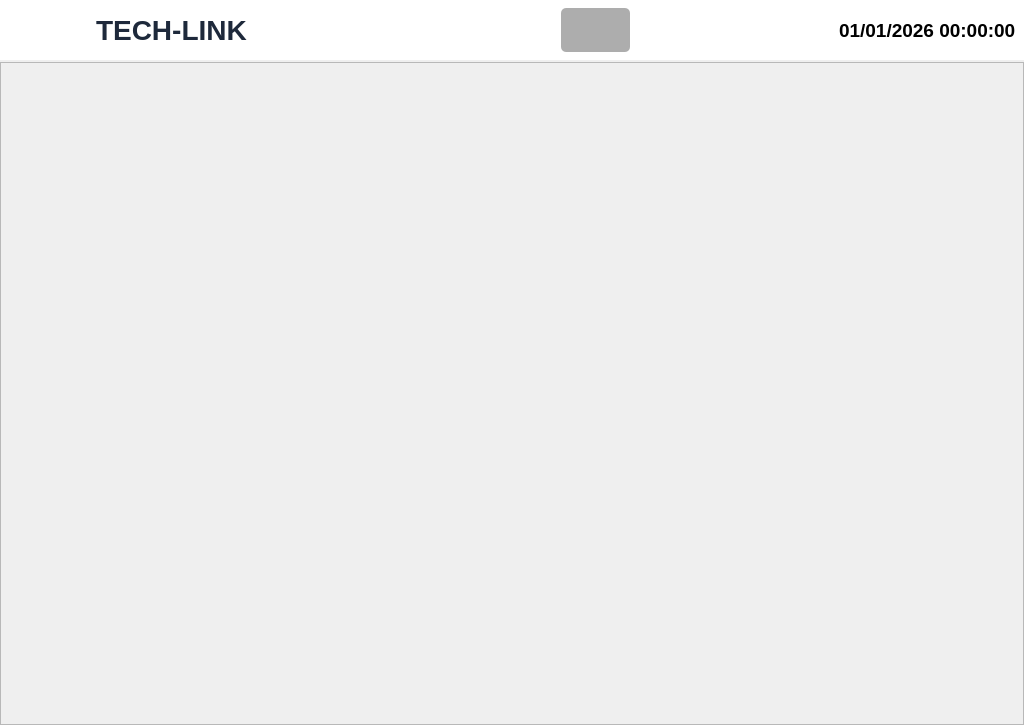
<?xml version="1.0" encoding="UTF-8"?>
<ui version="4.0">
 <author>Nguyen Xuan Tan Tai</author>
 <class>MainWindow</class>
 <widget class="QMainWindow" name="MainWindow">
  <property name="windowModality">
   <enum>Qt::NonModal</enum>
  </property>
  <property name="enabled">
   <bool>true</bool>
  </property>
  <property name="geometry">
   <rect>
    <x>0</x>
    <y>0</y>
    <width>1024</width>
    <height>725</height>
   </rect>
  </property>
  <property name="sizePolicy">
   <sizepolicy hsizetype="Preferred" vsizetype="Preferred">
    <horstretch>0</horstretch>
    <verstretch>0</verstretch>
   </sizepolicy>
  </property>
  <property name="minimumSize">
   <size>
    <width>0</width>
    <height>0</height>
   </size>
  </property>
  <property name="maximumSize">
   <size>
    <width>16777215</width>
    <height>16777215</height>
   </size>
  </property>
  <property name="font">
   <font>
    <pointsize>8</pointsize>
   </font>
  </property>
  <property name="windowTitle">
   <string>Tech-Link - Strike Machine System</string>
  </property>
  <property name="windowIcon">
   <iconset resource="../../../../Pictures/QT_Icon/Icon.qrc">
    <normaloff>:/Icons/Logo_Cty_2.png</normaloff>:/Icons/Logo_Cty_2.png</iconset>
  </property>
  <property name="windowOpacity">
   <double>1.000000000000000</double>
  </property>
  <property name="styleSheet">
   <string notr="true">QMainWindow {
background: qlineargradient(x1:0, y1:0, x2:0, y2:1,
    stop:0 #eaebeb,
    stop:1 #dfe1e5);
}
QComboBox {
    border: 2px solid #D1D5DB;
    border-radius: 6px;
    padding-left: 20px;
    background-color: white;
}
QComboBox:hover {
    border: 2px solid #0B7EC8;
}
QComboBox:focus {
    border: 2px solid #0B7EC8;
}
QComboBox::drop-down {
    border: none;
    width: 30px;
}
QComboBox::down-arrow {
    image: none;
    border-left: 5px solid transparent;
    border-right: 5px solid transparent;
    border-top: 6px solid #64748B;
    margin-right: 8px;
}
QComboBox QAbstractItemView {
    border: 1px solid #E5E5E5;
    border-radius: 6px;
    background-color: white;
    selection-background-color: #0AB1F9;
    selection-color: black;
    padding: 4px;
}</string>
  </property>
  <property name="animated">
   <bool>true</bool>
  </property>
  <property name="tabShape">
   <enum>QTabWidget::Rounded</enum>
  </property>
  <widget class="QWidget" name="centralwidget">
   <property name="minimumSize">
    <size>
     <width>1024</width>
     <height>724</height>
    </size>
   </property>
   <property name="maximumSize">
    <size>
     <width>16777215</width>
     <height>16777215</height>
    </size>
   </property>
   <layout class="QVBoxLayout" name="verticalLayout" stretch="1,8">
    <property name="spacing">
     <number>2</number>
    </property>
    <property name="leftMargin">
     <number>0</number>
    </property>
    <property name="topMargin">
     <number>0</number>
    </property>
    <property name="rightMargin">
     <number>0</number>
    </property>
    <property name="bottomMargin">
     <number>0</number>
    </property>
    <item>
     <widget class="QFrame" name="header_frame">
      <property name="sizePolicy">
       <sizepolicy hsizetype="Preferred" vsizetype="Preferred">
        <horstretch>0</horstretch>
        <verstretch>0</verstretch>
       </sizepolicy>
      </property>
      <property name="minimumSize">
       <size>
        <width>0</width>
        <height>45</height>
       </size>
      </property>
      <property name="maximumSize">
       <size>
        <width>16777215</width>
        <height>60</height>
       </size>
      </property>
      <property name="styleSheet">
       <string notr="true">QFrame {
    background-color: white;

    border: none;
}</string>
      </property>
      <property name="frameShape">
       <enum>QFrame::NoFrame</enum>
      </property>
      <layout class="QHBoxLayout" name="horizontalLayout" stretch="0,0,0,0,0">
       <property name="leftMargin">
        <number>10</number>
       </property>
       <property name="topMargin">
        <number>5</number>
       </property>
       <property name="rightMargin">
        <number>5</number>
       </property>
       <property name="bottomMargin">
        <number>5</number>
       </property>
       <item>
        <widget class="QPushButton" name="logo_btn">
         <property name="sizePolicy">
          <sizepolicy hsizetype="Preferred" vsizetype="Preferred">
           <horstretch>0</horstretch>
           <verstretch>0</verstretch>
          </sizepolicy>
         </property>
         <property name="minimumSize">
          <size>
           <width>80</width>
           <height>0</height>
          </size>
         </property>
         <property name="maximumSize">
          <size>
           <width>80</width>
           <height>16777215</height>
          </size>
         </property>
         <property name="styleSheet">
          <string notr="true">background-color: transparent;
border-radius: 8px;</string>
         </property>
         <property name="text">
          <string/>
         </property>
         <property name="icon">
          <iconset resource="../../../../Pictures/QT_Icon/Icon.qrc">
           <normaloff>:/Icons/Logo_Cty_2.png</normaloff>:/Icons/Logo_Cty_2.png</iconset>
         </property>
         <property name="iconSize">
          <size>
           <width>45</width>
           <height>45</height>
          </size>
         </property>
         <property name="checkable">
          <bool>true</bool>
         </property>
        </widget>
       </item>
       <item>
        <layout class="QVBoxLayout" name="company_header_layout">
         <item>
          <widget class="QLabel" name="company_name">
           <property name="sizePolicy">
            <sizepolicy hsizetype="Preferred" vsizetype="Preferred">
             <horstretch>0</horstretch>
             <verstretch>0</verstretch>
            </sizepolicy>
           </property>
           <property name="font">
            <font>
             <family>Segoe UI</family>
             <pointsize>21</pointsize>
             <weight>75</weight>
             <bold>true</bold>
            </font>
           </property>
           <property name="styleSheet">
            <string notr="true">color: #1E293B;</string>
           </property>
           <property name="text">
            <string>TECH-LINK</string>
           </property>
          </widget>
         </item>
        </layout>
       </item>
       <item>
        <layout class="QHBoxLayout" name="horizontalLayout_49">
         <item>
          <widget class="QPushButton" name="warning_notification">
           <property name="sizePolicy">
            <sizepolicy hsizetype="Preferred" vsizetype="Preferred">
             <horstretch>0</horstretch>
             <verstretch>0</verstretch>
            </sizepolicy>
           </property>
           <property name="styleSheet">
            <string notr="true">background-color: transparent;
border-radius: 8px;</string>
           </property>
           <property name="text">
            <string/>
           </property>
          </widget>
         </item>
         <item>
          <widget class="QPushButton" name="error_notification">
           <property name="sizePolicy">
            <sizepolicy hsizetype="Preferred" vsizetype="Preferred">
             <horstretch>0</horstretch>
             <verstretch>0</verstretch>
            </sizepolicy>
           </property>
           <property name="styleSheet">
            <string notr="true">background-color: transparent;
border-radius: 8px;</string>
           </property>
           <property name="text">
            <string/>
           </property>
          </widget>
         </item>
        </layout>
       </item>
       <item>
        <layout class="QHBoxLayout" name="horizontalLayout_10">
         <property name="spacing">
          <number>10</number>
         </property>
         <property name="topMargin">
          <number>3</number>
         </property>
         <property name="bottomMargin">
          <number>3</number>
         </property>
         <item>
          <widget class="QPushButton" name="eng_language">
           <property name="sizePolicy">
            <sizepolicy hsizetype="Preferred" vsizetype="Preferred">
             <horstretch>0</horstretch>
             <verstretch>0</verstretch>
            </sizepolicy>
           </property>
           <property name="minimumSize">
            <size>
             <width>0</width>
             <height>0</height>
            </size>
           </property>
           <property name="maximumSize">
            <size>
             <width>16777215</width>
             <height>16777215</height>
            </size>
           </property>
           <property name="styleSheet">
            <string notr="true">
QPushButton {
    color: black;
    background-color: transparent;
    border: none;
	border-radius: 5px;
}

QPushButton:hover {
	background: qlineargradient(x1:0, y1:0, x2:0, y2:1,
                    stop:0 #F8FAFC, stop:1 #E2E8F0);
}

QPushButton:pressed{
	border: 2px solid #29A1D4;
}
QPushButton:checked{
		background: rgb(173, 173, 173);
}</string>
           </property>
           <property name="text">
            <string/>
           </property>
           <property name="icon">
            <iconset resource="../../../../Pictures/QT_Icon/Icon.qrc">
             <normaloff>:/Icons/us_flag.png</normaloff>:/Icons/us_flag.png</iconset>
           </property>
           <property name="iconSize">
            <size>
             <width>45</width>
             <height>45</height>
            </size>
           </property>
           <property name="checkable">
            <bool>true</bool>
           </property>
           <property name="checked">
            <bool>true</bool>
           </property>
           <attribute name="buttonGroup">
            <string notr="true">language_group_btn</string>
           </attribute>
          </widget>
         </item>
         <item>
          <widget class="QPushButton" name="vn_language">
           <property name="sizePolicy">
            <sizepolicy hsizetype="Preferred" vsizetype="Preferred">
             <horstretch>0</horstretch>
             <verstretch>0</verstretch>
            </sizepolicy>
           </property>
           <property name="minimumSize">
            <size>
             <width>0</width>
             <height>0</height>
            </size>
           </property>
           <property name="maximumSize">
            <size>
             <width>16777215</width>
             <height>16777215</height>
            </size>
           </property>
           <property name="styleSheet">
            <string notr="true">
QPushButton {
    color: black;
    background-color: transparent;
    border: none;
	border-radius: 5px;
}

QPushButton:hover {
	background: qlineargradient(x1:0, y1:0, x2:0, y2:1,
                    stop:0 #F8FAFC, stop:1 #E2E8F0);
}

QPushButton:pressed{
	border: 2px solid #29A1D4;
}
QPushButton:checked{
		background: rgb(173, 173, 173);
}</string>
           </property>
           <property name="text">
            <string/>
           </property>
           <property name="icon">
            <iconset resource="../../../../Pictures/QT_Icon/Icon.qrc">
             <normaloff>:/Icons/Viet_Nam_flag.png</normaloff>:/Icons/Viet_Nam_flag.png</iconset>
           </property>
           <property name="iconSize">
            <size>
             <width>45</width>
             <height>45</height>
            </size>
           </property>
           <property name="checkable">
            <bool>true</bool>
           </property>
           <property name="checked">
            <bool>false</bool>
           </property>
           <attribute name="buttonGroup">
            <string notr="true">language_group_btn</string>
           </attribute>
          </widget>
         </item>
         <item>
          <widget class="QPushButton" name="cn_language">
           <property name="sizePolicy">
            <sizepolicy hsizetype="Preferred" vsizetype="Preferred">
             <horstretch>0</horstretch>
             <verstretch>0</verstretch>
            </sizepolicy>
           </property>
           <property name="minimumSize">
            <size>
             <width>0</width>
             <height>0</height>
            </size>
           </property>
           <property name="maximumSize">
            <size>
             <width>16777215</width>
             <height>16777215</height>
            </size>
           </property>
           <property name="styleSheet">
            <string notr="true">
QPushButton {
    color: black;
    background-color: transparent;
    border: none;
	border-radius: 5px;
}

QPushButton:hover {
	background: qlineargradient(x1:0, y1:0, x2:0, y2:1,
                    stop:0 #F8FAFC, stop:1 #E2E8F0);
}

QPushButton:pressed{
	border: 2px solid #29A1D4;
}
QPushButton:checked{
		background: rgb(173, 173, 173);
}</string>
           </property>
           <property name="text">
            <string/>
           </property>
           <property name="icon">
            <iconset resource="../../../../Pictures/QT_Icon/Icon.qrc">
             <normaloff>:/Icons/cn_flag.png</normaloff>:/Icons/cn_flag.png</iconset>
           </property>
           <property name="iconSize">
            <size>
             <width>45</width>
             <height>45</height>
            </size>
           </property>
           <property name="checkable">
            <bool>true</bool>
           </property>
           <attribute name="buttonGroup">
            <string notr="true">language_group_btn</string>
           </attribute>
          </widget>
         </item>
        </layout>
       </item>
       <item>
        <widget class="QDateTimeEdit" name="date_displ">
         <property name="sizePolicy">
          <sizepolicy hsizetype="Preferred" vsizetype="Preferred">
           <horstretch>0</horstretch>
           <verstretch>0</verstretch>
          </sizepolicy>
         </property>
         <property name="font">
          <font>
           <family>MS Shell Dlg 2</family>
           <pointsize>14</pointsize>
           <weight>75</weight>
           <bold>true</bold>
          </font>
         </property>
         <property name="styleSheet">
          <string notr="true">color: rgb(0, 0, 0);
background-color: rgb(255, 255, 255);
border: none;
</string>
         </property>
         <property name="frame">
          <bool>true</bool>
         </property>
         <property name="alignment">
          <set>Qt::AlignRight|Qt::AlignTrailing|Qt::AlignVCenter</set>
         </property>
         <property name="readOnly">
          <bool>true</bool>
         </property>
         <property name="buttonSymbols">
          <enum>QAbstractSpinBox::NoButtons</enum>
         </property>
         <property name="dateTime">
          <datetime>
           <hour>0</hour>
           <minute>0</minute>
           <second>0</second>
           <year>2026</year>
           <month>1</month>
           <day>1</day>
          </datetime>
         </property>
         <property name="maximumTime">
          <time>
           <hour>23</hour>
           <minute>59</minute>
           <second>59</second>
          </time>
         </property>
         <property name="displayFormat">
          <string>dd/MM/yyyy hh:mm:ss</string>
         </property>
         <property name="timeSpec">
          <enum>Qt::LocalTime</enum>
         </property>
        </widget>
       </item>
      </layout>
     </widget>
    </item>
    <item>
     <widget class="QFrame" name="body_frame">
      <property name="sizePolicy">
       <sizepolicy hsizetype="Preferred" vsizetype="Expanding">
        <horstretch>0</horstretch>
        <verstretch>0</verstretch>
       </sizepolicy>
      </property>
      <property name="styleSheet">
       <string notr="true">QFrame{
background: qlineargradient(x1:0, y1:0, x2:0, y2:1,
    stop:0 #eaebeb,
    stop:1 #dfe1e5);
}</string>
      </property>
      <property name="frameShape">
       <enum>QFrame::StyledPanel</enum>
      </property>
      <property name="frameShadow">
       <enum>QFrame::Raised</enum>
      </property>
      <layout class="QVBoxLayout" name="verticalLayout_2">
       <property name="spacing">
        <number>5</number>
       </property>
       <property name="leftMargin">
        <number>0</number>
       </property>
       <property name="topMargin">
        <number>0</number>
       </property>
       <property name="rightMargin">
        <number>0</number>
       </property>
       <property name="bottomMargin">
        <number>0</number>
       </property>
       <item>
        <widget class="QPushButton" name="plc_io_btn_2">
         <property name="sizePolicy">
          <sizepolicy hsizetype="Preferred" vsizetype="Preferred">
           <horstretch>0</horstretch>
           <verstretch>0</verstretch>
          </sizepolicy>
         </property>
         <property name="minimumSize">
          <size>
           <width>0</width>
           <height>0</height>
          </size>
         </property>
         <property name="toolTip">
          <string>Hê sờ lô</string>
         </property>
         <property name="styleSheet">
          <string notr="true">font-size: 24px; 
color: #0B7EC8;
border: none;
image: url(:/Icons/Industrial_Furnace.PNG);</string>
         </property>
         <property name="text">
          <string/>
         </property>
        </widget>
       </item>
      </layout>
     </widget>
    </item>
   </layout>
  </widget>
 </widget>
 <resources>
  <include location="../../../../Pictures/QT_Icon/Icon.qrc"/>
  <include location="../../../../Pictures/QT_Icon/resources.qrc"/>
  <include location="../../Simple_PySide_Base-master/Simple_PySide_Base-master/files.qrc"/>
 </resources>
 <connections/>
 <buttongroups>
  <buttongroup name="language_group_btn"/>
  <buttongroup name="left_side_btn_group"/>
 </buttongroups>
</ui>
